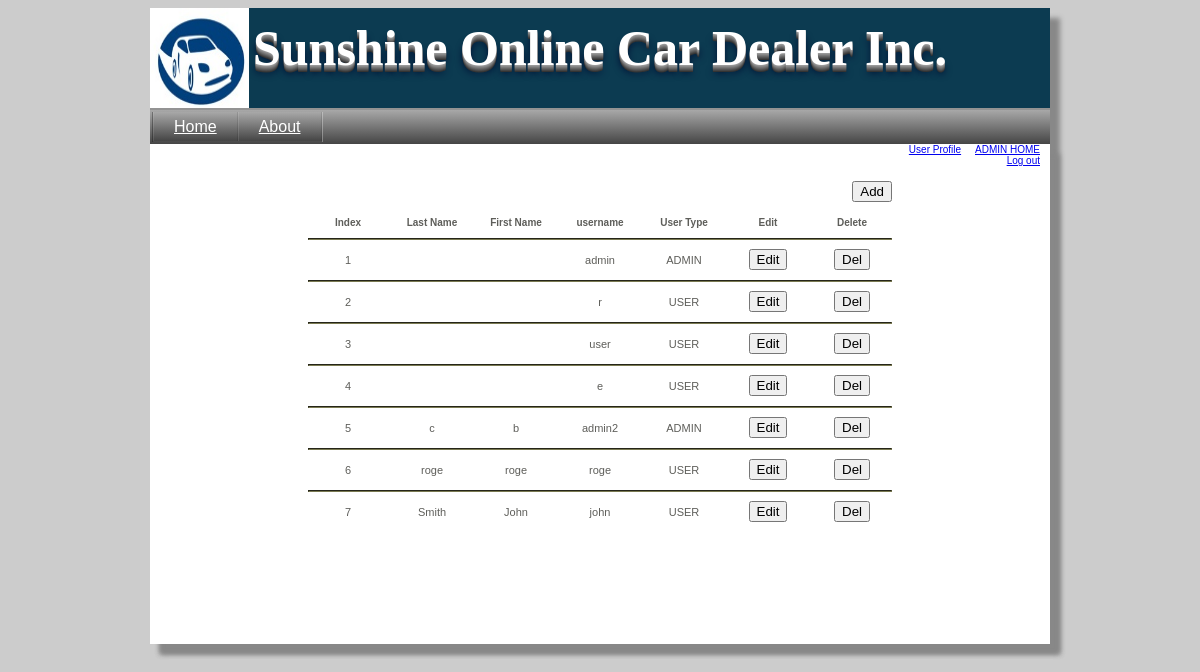
/userList.php (signed in), run on the app's committed database.
### tables this page shows
CREATE TABLE IF NOT EXISTS `user` (
  `uid` int(11) NOT NULL AUTO_INCREMENT,
  `userType` int(11) NOT NULL,
  `username` varchar(250) NOT NULL,
  `password` varchar(250) NOT NULL,
  `phone` varchar(250) DEFAULT NULL,
  `email` varchar(250) DEFAULT NULL,
  `firstName` varchar(250) DEFAULT NULL,
  `lastName` varchar(250) DEFAULT NULL,
  `creditCardId` int(11) NOT NULL DEFAULT '0',
  `billingAddressId` int(11) NOT NULL DEFAULT '0',
  `shippingAddressId` int(11) NOT NULL DEFAULT '0',
  `logged_in` bit(1) NOT NULL DEFAULT b'0',
  PRIMARY KEY (`uid`)
);

CREATE TABLE IF NOT EXISTS `user_type` (
  `id_user_type` int(11) NOT NULL AUTO_INCREMENT,
  `user_name_type` varchar(250) NOT NULL,
  PRIMARY KEY (`id_user_type`)
);

### userList.php (the view, shortened to what this page needs)
<?php
include "header.php";
?>
<table border='0' align='center' class='ACtbl'>
	<tr>
		<td colspan='7' style='text-align:right'>
			<br/>
			<form action='editAdminUser.php' method='post'>
				<input type='Submit' name='addUser' value='Add' />
			</form>
		</td>
	</tr>
	<tr>
		<th>Index</th><th>Last Name</th><th>First Name</th><th>username</th><th>User Type</th><th>Edit</th><th>Delete</th>
	</tr>
	<tr>
		<td colspan='9'><hr class='tdhead'/></td>
	</tr>
	<?php
		$userList=mysql_query("SELECT uid, lastName, firstName, username, userType, user_name_type FROM user
								INNER JOIN user_type ON user.userType = user_type.id_user_type
								ORDER BY lastName");
		$line=0;
		while($userListDB=mysql_fetch_array($userList)){
			if($line!=0){
				echo "<tr><td colspan='7'><hr class='tdhead'/></td></tr>";
			}
			$line++;
			echo "<tr><td>".$line."</td><td>".$userListDB['lastName']."</td><td>".$userListDB['firstName']."</td>
					<td>".$userListDB['username']."</td><td>".$userListDB['user_name_type']."</td>
					<td><Form action='editAdminUser.php' method='Post' name='toEditUser' style='padding:0; margin:0;'>
						<input type='Submit' name='selectUser' value='Edit'/>
						<input type='hidden' name='userID' value='".$userListDB['uid']."'/>
					</Form></td>
					<td><Form action='userList.php' method='Post' name='toDel' style='padding:0; margin:0;'>
						<input type='Submit' name='delUser' value='Del'/>
						<input type='hidden' name='userID' value='".$userListDB['uid']."'/>
					</Form></td>
				</tr>";
		}
	?>
</table>
<?php
include "footer.php";
?>

### style.css (style rules this page uses)
body { background-color: #CCCCCC; }
.ACtbl th { font-family: Verdana, Arial, Helvetica,sans-serif; color: #5E5E5A; font-size:10; font-weight:bold; width:80; }
.tdhead { border-color: #7A7A52; background-color: #7A7A52; }
.ACtbl td { font-family: Verdana, Arial, Helvetica,sans-serif; color: #5E5E5A; font-size:11; text-align:center; }

### data on the page
user: username "admin", user_type.user_name_type "ADMIN"
user: username "r", user_type.user_name_type "USER"
user: username "user", user_type.user_name_type "USER"
user: username "e", user_type.user_name_type "USER"
user: lastName "c", firstName "b", username "admin2", user_type.user_name_type "ADMIN"
user: lastName "roge", firstName "roge", username "roge", user_type.user_name_type "USER"
user: lastName "Smith", firstName "John", username "john", user_type.user_name_type "USER"
